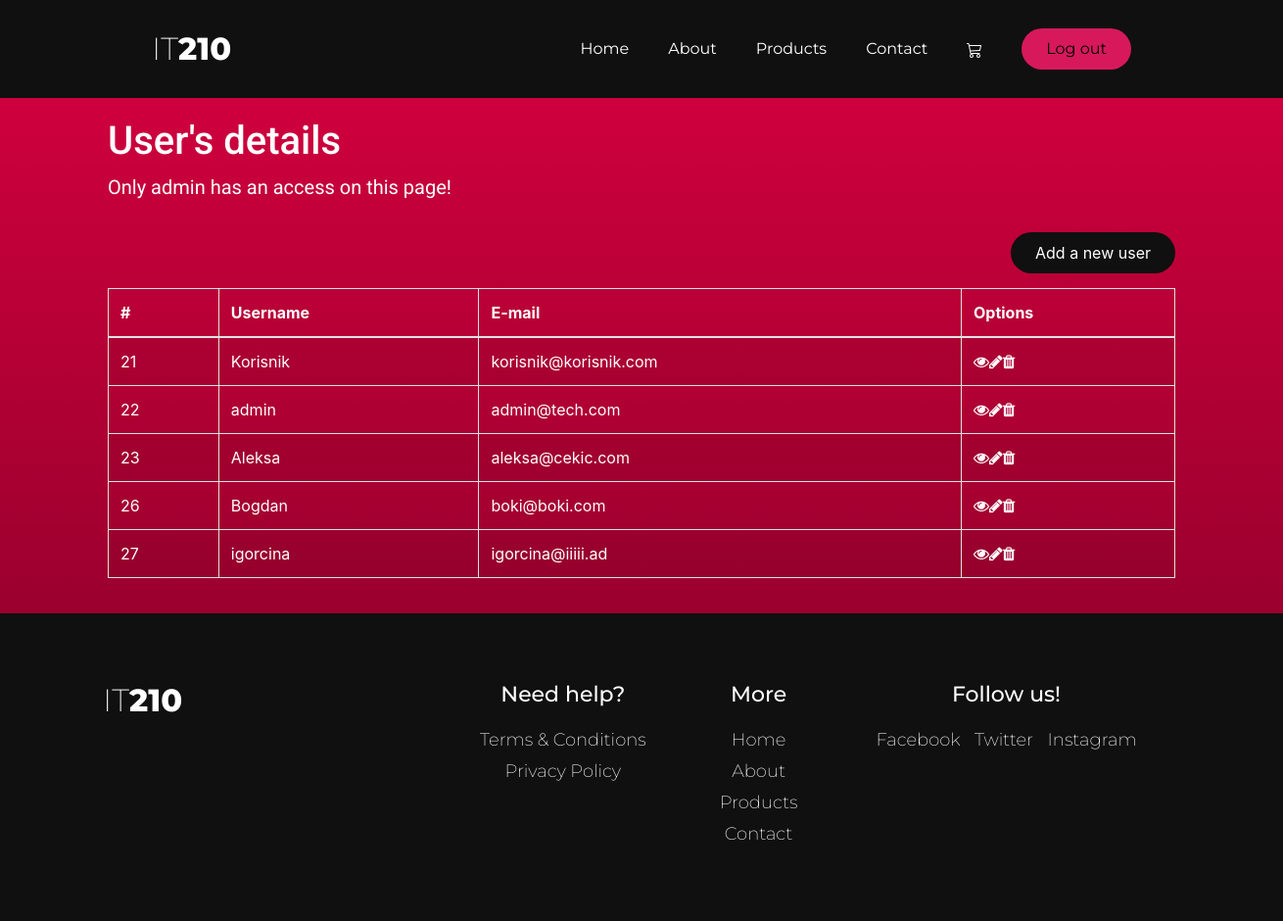
Screenshot of /details.php (signed in) with the database file from the repository.
### tables this page shows
CREATE TABLE `korisnici` (
  `id` int(11) UNSIGNED NOT NULL,
  `username` varchar(255) NOT NULL,
  `email` text NOT NULL,
  `password` varchar(255) NOT NULL,
  `role_id` int(11) UNSIGNED NOT NULL
);

### details.php (the view, shortened to what this page needs)
<?php
require_once('header.php');
if(isset($_SESSION["role"]) && !empty($_SESSION["role"]) && $_SESSION['role'] === 1){
?>
<head>
</head>
<div class="wrapper">
    <div class="container">
        <div class="container-fluid">
            <div class="row">
                <div class="col-md-12">
                    <div class="page-header cleafix">
                        <h2>User's details</h2>
                        <p>Only admin has an access on this page!</p>
                            <a href="crud/create.php"><button class="button btn-read-more pull-right" type="button">Add a new user</button></a>
                    </div>
                    <?php
                    require_once ('dbutil/dbConnection.php');
                    $sql = "SELECT * FROM korisnici;";
                    if($result = mysqli_query($conn, $sql)){
                        if($stmt = mysqli_query($conn, $sql)){
                            if(mysqli_num_rows($stmt) > 0){?>
                                <table class="table table-bordered table-striped tabela">
                                    <thead>
                                    <tr>
                                        <th>#</th>
                                        <th>Username</th>
                                        <th>E-mail</th>
                                        <th>Options</th>
                                    </tr>
                                    </thead>
                                    <tbody>
                                    <?php
                                    while($row = mysqli_fetch_array($stmt)){
                                        echo "<tr>";
                                        echo "<td>" .$row['id'] . "</td>";
                                        echo "<td>" .$row['username'] . "</td>";
                                        echo "<td>" .$row['email'] . "</td>";
                                            echo "<td>";
                                            echo "<a href='crud/read.php?id=" . $row['id'] . "' title='View user' data-toggle='tooltip'><i class=\"fa fa-eye\" id='an_eye'></i></a>";
                                            echo "<a href='crud/updateAdmin.php?id=" . $row['id'] . "' title='Update user' data-toggle='tooltip'><i class=\"fa fa-pencil\"></i></a>";
                                            echo "<a href='crud/delete.php?id=" . $row['id'] . "' title='Delete user' data-toggle='tooltip' name='delete'><i class=\"fa fa-trash\"></i></a>";
                                            echo "</td>";
                                        echo "</tr>";
                                    }
                                    ?>
                                    </tbody>
                                </table>
                                <?php
                            } else {
                                echo "<h4><em>Database is empty!</em></h4>";
                            }
                        }
                    } else {
                        echo "<h4><em>ERROR</em></h4>";
                    }
                    ?>
                </div>
            </div>
        </div>
    </div>
</div>
</div>
    <?php
        require_once('footer.php');
} else {
    header("location: index.php" );
    exit();
}
    ?>
</body>
</html>

### style.css (style rules this page uses)
* { margin: 0; padding: 0; list-style: none; text-decoration: none !important; box-sizing: border-box; }
button { padding: 9px 25px; background-color: rgba(215, 25, 91, 1); border: none; border-radius: 50px; cursor: pointer; transition: all 0.3s ease 0s; }
.wrapper { height: 100%; width: 1300px; margin: 0 auto; padding: 10px; position: relative; }
.container { height: 100%; width: 1150px; margin: 0 auto; padding: 10px; position: relative; }
h2 { font-size: 40px; font-family: 'Roboto'; color: white; }
p { font-size: 20px; font-family: 'Roboto'; color: white; }
.btn-read-more { margin: 15px auto; background-color: #101010; color: white; }

### details.php (style rules this page uses)
th { color: white; }
td { color: white; }
a { color: white; }

### rows the page displays
korisnici: id "21", username "Korisnik", email "korisnik@korisnik.com"
korisnici: id "22", username "admin", email "admin@tech.com"
korisnici: id "23", username "Aleksa", email "aleksa@cekic.com"
korisnici: id "26", username "Bogdan", email "boki@boki.com"
korisnici: id "27", username "igorcina", email "igorcina@iiiii.ad"
